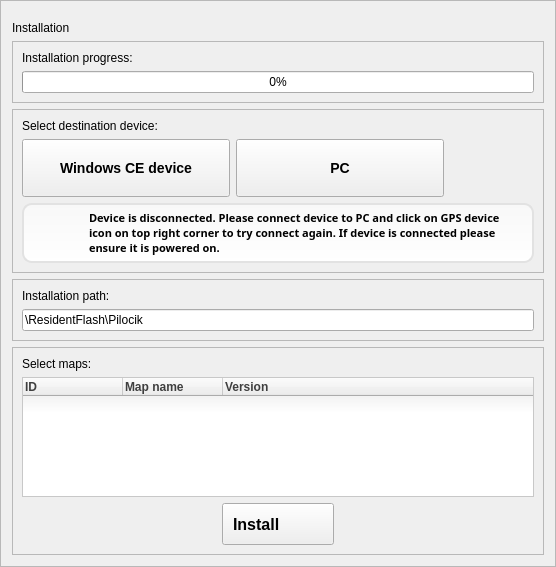
<?xml version="1.0" encoding="UTF-8"?>
<ui version="4.0">
 <class>InstallFrame</class>
 <widget class="QFrame" name="InstallFrame">
  <property name="geometry">
   <rect>
    <x>0</x>
    <y>0</y>
    <width>556</width>
    <height>567</height>
   </rect>
  </property>
  <property name="windowTitle">
   <string>Frame</string>
  </property>
  <property name="styleSheet">
   <string notr="true">#errorFrame{
	border-style: solid;
	border-width: 2px;
	border-radius: 10px;
	border-color: rgb(226, 226, 226);
	background-color: qlineargradient(spread:pad, x1:0, y1:0, x2:0, y2:1, stop:0 rgba(248, 248, 248, 255), stop:1 rgba(255, 255, 255, 255));
}

QTreeWidget QHeaderView{
	text-align: center;
	font-weight: bold;
	color: rgb(63, 63, 63);
	font-family: &quot;Trebuchet MS&quot;, Tahoma, Verdana;
}

QTreeWidget{
	background-color: qlineargradient(spread:pad, x1:0, y1:1, x2:0, y2:0, stop:0.7 rgba(255, 255, 255, 255), stop:1 rgba(228, 228, 228, 255));
	border-style: solid;
	border-width: 1px;
	border-color: rgb(200, 200, 200);
}

QTreeWidget::item{
	height: 20px;
	padding-top: 5px;
	padding-bottom: 5px;
	font-family: &quot;Trebuchet MS&quot;, Tahoma, Verdana;
}</string>
  </property>
  <property name="frameShape">
   <enum>QFrame::StyledPanel</enum>
  </property>
  <property name="frameShadow">
   <enum>QFrame::Raised</enum>
  </property>
  <layout class="QVBoxLayout" name="verticalLayout">
   <property name="topMargin">
    <number>20</number>
   </property>
   <item>
    <widget class="QLabel" name="header">
     <property name="text">
      <string>Installation</string>
     </property>
    </widget>
   </item>
   <item>
    <widget class="QFrame" name="pbFrame">
     <property name="frameShape">
      <enum>QFrame::StyledPanel</enum>
     </property>
     <property name="frameShadow">
      <enum>QFrame::Raised</enum>
     </property>
     <layout class="QVBoxLayout" name="verticalLayout_4">
      <item>
       <widget class="QLabel" name="label_4">
        <property name="text">
         <string>Installation progress:</string>
        </property>
       </widget>
      </item>
      <item>
       <widget class="QProgressBar" name="progressBar">
        <property name="value">
         <number>0</number>
        </property>
       </widget>
      </item>
     </layout>
    </widget>
   </item>
   <item>
    <widget class="QFrame" name="selectFrame">
     <property name="frameShape">
      <enum>QFrame::StyledPanel</enum>
     </property>
     <property name="frameShadow">
      <enum>QFrame::Raised</enum>
     </property>
     <layout class="QGridLayout" name="gridLayout">
      <item row="1" column="0">
       <widget class="QPushButton" name="winCEbtn">
        <property name="styleSheet">
         <string notr="true">width: 200px;
height: 50px;

font-size: 14px;
	font-family: 'Trebuchet MS', Tahoma, Verdana;
	font-weight: bold;</string>
        </property>
        <property name="text">
         <string>Windows CE device</string>
        </property>
        <property name="icon">
         <iconset resource="res.qrc">
          <normaloff>:/images/Device.png</normaloff>:/images/Device.png</iconset>
        </property>
        <property name="iconSize">
         <size>
          <width>48</width>
          <height>48</height>
         </size>
        </property>
       </widget>
      </item>
      <item row="0" column="0" colspan="2">
       <widget class="QLabel" name="label_2">
        <property name="text">
         <string>Select destination device:</string>
        </property>
       </widget>
      </item>
      <item row="1" column="1">
       <widget class="QPushButton" name="PCbtn">
        <property name="styleSheet">
         <string notr="true">width: 200px;
height: 50px;
font-size: 14px;
	font-family: 'Trebuchet MS', Tahoma, Verdana;
	font-weight: bold;</string>
        </property>
        <property name="text">
         <string>PC</string>
        </property>
        <property name="icon">
         <iconset resource="res.qrc">
          <normaloff>:/images/Laptop.png</normaloff>:/images/Laptop.png</iconset>
        </property>
        <property name="iconSize">
         <size>
          <width>48</width>
          <height>48</height>
         </size>
        </property>
       </widget>
      </item>
      <item row="1" column="2">
       <spacer name="horizontalSpacer_3">
        <property name="orientation">
         <enum>Qt::Horizontal</enum>
        </property>
        <property name="sizeHint" stdset="0">
         <size>
          <width>40</width>
          <height>20</height>
         </size>
        </property>
       </spacer>
      </item>
      <item row="2" column="0" colspan="3">
       <widget class="QFrame" name="errorFrame">
        <property name="frameShape">
         <enum>QFrame::StyledPanel</enum>
        </property>
        <property name="frameShadow">
         <enum>QFrame::Raised</enum>
        </property>
        <layout class="QHBoxLayout" name="horizontalLayout_2">
         <property name="topMargin">
          <number>5</number>
         </property>
         <property name="bottomMargin">
          <number>5</number>
         </property>
         <item>
          <widget class="QLabel" name="label_5">
           <property name="maximumSize">
            <size>
             <width>50</width>
             <height>16777215</height>
            </size>
           </property>
           <property name="text">
            <string/>
           </property>
           <property name="pixmap">
            <pixmap resource="res.qrc">:/images/Signal attention.png</pixmap>
           </property>
          </widget>
         </item>
         <item>
          <widget class="QLabel" name="label_6">
           <property name="font">
            <font>
             <family>Trebuchet MS</family>
             <pointsize>8</pointsize>
             <weight>75</weight>
             <bold>true</bold>
            </font>
           </property>
           <property name="text">
            <string>Device is disconnected. Please connect device to PC and click on GPS device icon on top right corner to try connect again. If device is connected please ensure it is powered on. </string>
           </property>
           <property name="wordWrap">
            <bool>true</bool>
           </property>
          </widget>
         </item>
        </layout>
       </widget>
      </item>
     </layout>
    </widget>
   </item>
   <item>
    <widget class="QFrame" name="pathFrame">
     <property name="frameShape">
      <enum>QFrame::StyledPanel</enum>
     </property>
     <property name="frameShadow">
      <enum>QFrame::Raised</enum>
     </property>
     <layout class="QVBoxLayout" name="verticalLayout_2">
      <item>
       <widget class="QLabel" name="label_3">
        <property name="text">
         <string>Installation path:</string>
        </property>
       </widget>
      </item>
      <item>
       <widget class="QLineEdit" name="installPath">
        <property name="text">
         <string>\ResidentFlash\Pilocik</string>
        </property>
       </widget>
      </item>
     </layout>
    </widget>
   </item>
   <item>
    <widget class="QFrame" name="mapFrame">
     <property name="frameShape">
      <enum>QFrame::StyledPanel</enum>
     </property>
     <property name="frameShadow">
      <enum>QFrame::Raised</enum>
     </property>
     <layout class="QVBoxLayout" name="verticalLayout_5">
      <item>
       <widget class="QLabel" name="label">
        <property name="text">
         <string>Select maps:</string>
        </property>
       </widget>
      </item>
      <item>
       <widget class="QTreeWidget" name="mapsList">
        <property name="minimumSize">
         <size>
          <width>0</width>
          <height>120</height>
         </size>
        </property>
        <property name="maximumSize">
         <size>
          <width>16777215</width>
          <height>120</height>
         </size>
        </property>
        <property name="selectionMode">
         <enum>QAbstractItemView::MultiSelection</enum>
        </property>
        <property name="selectionBehavior">
         <enum>QAbstractItemView::SelectRows</enum>
        </property>
        <column>
         <property name="text">
          <string>ID</string>
         </property>
        </column>
        <column>
         <property name="text">
          <string>Map name</string>
         </property>
        </column>
        <column>
         <property name="text">
          <string>Version</string>
         </property>
        </column>
       </widget>
      </item>
      <item>
       <layout class="QHBoxLayout" name="horizontalLayout">
        <item>
         <spacer name="horizontalSpacer_2">
          <property name="orientation">
           <enum>Qt::Horizontal</enum>
          </property>
          <property name="sizeHint" stdset="0">
           <size>
            <width>40</width>
            <height>20</height>
           </size>
          </property>
         </spacer>
        </item>
        <item>
         <widget class="QPushButton" name="installBtn">
          <property name="styleSheet">
           <string notr="true">width: 100px;
height: 40px;
text-align: left;
padding-left: 10px;
font-size: 16px;
	font-family: 'Trebuchet MS', Tahoma, Verdana;
	font-weight: bold;</string>
          </property>
          <property name="text">
           <string>Install</string>
          </property>
          <property name="icon">
           <iconset resource="res.qrc">
            <normaloff>:/images/arrow.png</normaloff>:/images/arrow.png</iconset>
          </property>
          <property name="iconSize">
           <size>
            <width>36</width>
            <height>36</height>
           </size>
          </property>
         </widget>
        </item>
        <item>
         <spacer name="horizontalSpacer">
          <property name="orientation">
           <enum>Qt::Horizontal</enum>
          </property>
          <property name="sizeHint" stdset="0">
           <size>
            <width>40</width>
            <height>20</height>
           </size>
          </property>
         </spacer>
        </item>
       </layout>
      </item>
     </layout>
    </widget>
   </item>
   <item>
    <spacer name="verticalSpacer">
     <property name="orientation">
      <enum>Qt::Vertical</enum>
     </property>
     <property name="sizeHint" stdset="0">
      <size>
       <width>20</width>
       <height>40</height>
      </size>
     </property>
    </spacer>
   </item>
  </layout>
 </widget>
 <resources>
  <include location="res.qrc"/>
 </resources>
 <connections/>
</ui>
